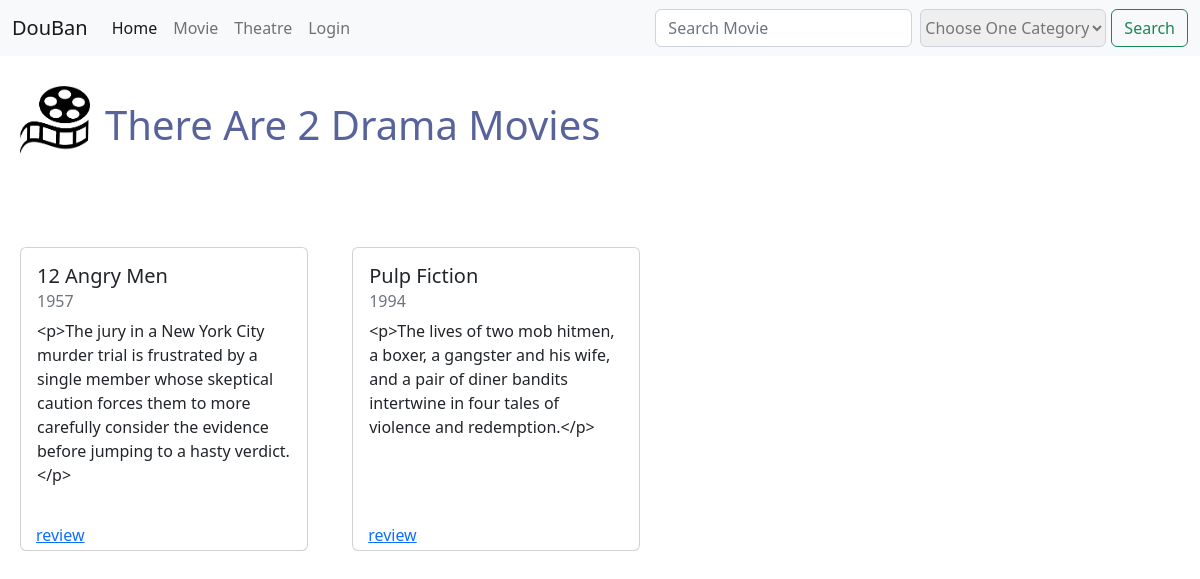
/crime.php, run on the app's committed database.
### tables this page shows
CREATE TABLE `Movie` (
  `movieId` int(11) NOT NULL,
  `movieName` varchar(100) NOT NULL,
  `description` varchar(800) NOT NULL,
  `date` timestamp NOT NULL DEFAULT current_timestamp() ON UPDATE current_timestamp(),
  `categoryId` int(11) NOT NULL,
  `year` int(11) NOT NULL,
  `image` varchar(255) DEFAULT NULL
);

### crime.php (the view, shortened to what this page needs)
<?php
	include('search.php');
	$query = "SELECT * FROM Movie WHERE categoryId = 4";
	$statement = $db -> prepare($query);
	$statement -> execute();
?>
<!DOCTYPE html>
<html lang="en">
<head>
    <link href="https://cdn.jsdelivr.net/npm/bootstrap@5.2.0/dist/css/bootstrap.min.css" rel="stylesheet">
    <link rel="stylesheet" type="text/css" href="css/style.css" />
</head>
<body>
<div class="header">
		<img class="logo" src="image/logo.png" alt="" />
		<h1 class="head">There Are <?= $statement->rowCount() ?> Drama Movies</a></h1>
	</div>
<div class="display-part">
        <?php while ($row = $statement -> fetch()): ?>
            <div class="card">
                <div class="card-body">
                    <h5 class="card-title"><?= $row['movieName'] ?></h5>
                    <h6 class="card-subtitle mb-2 text-muted"><?= $row['year'] ?></h6>
                    <p class="card-text"><?= $row['description'] ?></p>
                </div>
                <div class="action">
                    <a href="review.php?id=<?= $row['movieId']?>" class="card-link">review</a>
                </div>
            </div>
        <?php endwhile ?>
</div>
</body>
</html>

### css/style.css (style rules this page uses)
h1 { padding-bottom: 40px; padding-left: 10px; color: #58629b; }
body { margin-bottom: 50px; }
.header { display: flex; padding-top: 30px; padding-left: 20px; }
.logo { width: 70px; height: 70px; }
.head { padding-left: 15px; padding-top: 15px; }
.card { margin:50px 20px; display: inline-block; width: 18rem; height: 19rem; vertical-align: top; position: relative; }
.action { position: absolute; left:15px; bottom: 1%; }

### data on the page
movie: movieName "12 Angry Men", year "1957", description "<p>The jury in a New York City murder trial is frustrated by a single member whose skeptical caution forces them to more carefully consider the evidence before jumping to a hasty verdict.</p>"
movie: movieName "Pulp Fiction", year "1994", description "<p>The lives of two mob hitmen, a boxer, a gangster and his wife, and a pair of diner bandits intertwine in four tales of violence and redemption.</p>"

### other printed values
$statement->rowCount() "2"
